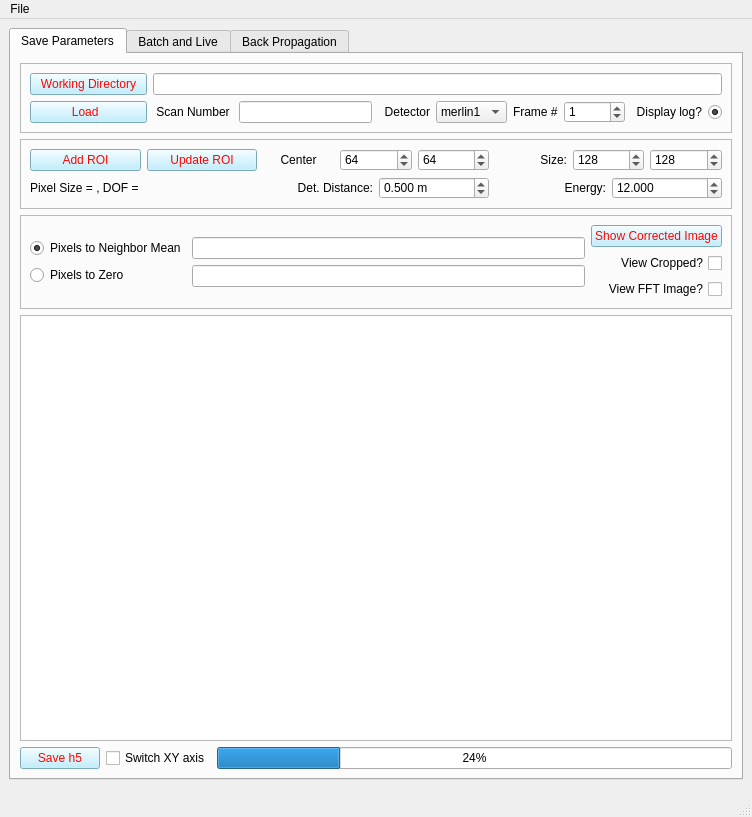
<?xml version="1.0" encoding="UTF-8"?>
<ui version="4.0">
 <class>MainWindow</class>
 <widget class="QMainWindow" name="MainWindow">
  <property name="geometry">
   <rect>
    <x>0</x>
    <y>0</y>
    <width>752</width>
    <height>817</height>
   </rect>
  </property>
  <property name="windowTitle">
   <string>MainWindow</string>
  </property>
  <property name="styleSheet">
   <string notr="true">font: 10pt &quot;Segoe UI&quot;;
</string>
  </property>
  <widget class="QWidget" name="centralwidget">
   <property name="styleSheet">
    <string notr="true">
QPushButton {
background-color: rgb(175, 236, 255);
color: rgb(255, 5,0);
}

QSlider::groove:horizontal {
border: 1px solid #bbb;
background: white;
height: 10px;
border-radius: 4px;
}

QSlider::sub-page:horizontal {
background: qlineargradient(x1: 0, y1: 0,    x2: 0, y2: 1,
    stop: 0 #66e, stop: 1 #bbf);
background: qlineargradient(x1: 0, y1: 0.2, x2: 1, y2: 1,
    stop: 0 #bbf, stop: 1 #55f);
border: 1px solid #777;
height: 10px;
border-radius: 4px;
}

QSlider::add-page:horizontal {
background: #fff;
border: 1px solid #777;
height: 10px;
border-radius: 4px;
}

QSlider::handle:horizontal {
background: qlineargradient(x1:0, y1:0, x2:1, y2:1,
    stop:0 #eee, stop:1 #ccc);
border: 1px solid #777;
width: 13px;
margin-top: -2px;
margin-bottom: -2px;
border-radius: 4px;
}

QSlider::handle:horizontal:hover {
background: qlineargradient(x1:0, y1:0, x2:1, y2:1,
    stop:0 #fff, stop:1 #ddd);
border: 1px solid #444;
border-radius: 2px;
}

QSlider::sub-page:horizontal:disabled {
background: #bbb;
border-color: #999;
}

QSlider::add-page:horizontal:disabled {
background: #eee;
border-color: #999;
}

QSlider::handle:horizontal:disabled {
background: #eee;
border: 1px solid #aaa;
border-radius: 4px;
}

</string>
   </property>
   <layout class="QGridLayout" name="gridLayout_34">
    <item row="0" column="0">
     <widget class="QTabWidget" name="tabWidget">
      <property name="enabled">
       <bool>true</bool>
      </property>
      <property name="sizePolicy">
       <sizepolicy hsizetype="Preferred" vsizetype="MinimumExpanding">
        <horstretch>0</horstretch>
        <verstretch>0</verstretch>
       </sizepolicy>
      </property>
      <property name="currentIndex">
       <number>0</number>
      </property>
      <widget class="QWidget" name="ParameterTab">
       <attribute name="title">
        <string>Save Parameters</string>
       </attribute>
       <layout class="QGridLayout" name="gridLayout_33">
        <item row="4" column="2">
         <widget class="QProgressBar" name="h5_save_pbar">
          <property name="value">
           <number>24</number>
          </property>
         </widget>
        </item>
        <item row="4" column="0">
         <widget class="QPushButton" name="pb_save_ptycho_h5">
          <property name="text">
           <string>Save h5</string>
          </property>
         </widget>
        </item>
        <item row="3" column="0" colspan="3">
         <widget class="GraphicsLayoutWidget" name="image_view">
          <property name="sizePolicy">
           <sizepolicy hsizetype="Expanding" vsizetype="Expanding">
            <horstretch>0</horstretch>
            <verstretch>0</verstretch>
           </sizepolicy>
          </property>
         </widget>
        </item>
        <item row="0" column="0" colspan="3">
         <widget class="QFrame" name="frame">
          <property name="frameShape">
           <enum>QFrame::StyledPanel</enum>
          </property>
          <property name="frameShadow">
           <enum>QFrame::Raised</enum>
          </property>
          <layout class="QGridLayout" name="gridLayout_16">
           <item row="0" column="0">
            <layout class="QGridLayout" name="gridLayout_10">
             <item row="0" column="0">
              <layout class="QGridLayout" name="gridLayout_9">
               <item row="0" column="0">
                <widget class="QPushButton" name="pb_wd">
                 <property name="text">
                  <string>  Working Directory  </string>
                 </property>
                </widget>
               </item>
               <item row="1" column="0">
                <widget class="QPushButton" name="pb_load_data">
                 <property name="text">
                  <string>          Load            </string>
                 </property>
                </widget>
               </item>
              </layout>
             </item>
             <item row="0" column="1">
              <layout class="QGridLayout" name="gridLayout_5">
               <item row="0" column="0">
                <widget class="QLineEdit" name="le_wd">
                 <property name="sizePolicy">
                  <sizepolicy hsizetype="Preferred" vsizetype="Fixed">
                   <horstretch>0</horstretch>
                   <verstretch>0</verstretch>
                  </sizepolicy>
                 </property>
                </widget>
               </item>
               <item row="1" column="0">
                <layout class="QGridLayout" name="gridLayout_8">
                 <item row="0" column="1">
                  <layout class="QGridLayout" name="gridLayout_7">
                   <item row="0" column="1">
                    <widget class="QComboBox" name="cb_detector">
                     <property name="sizePolicy">
                      <sizepolicy hsizetype="MinimumExpanding" vsizetype="Fixed">
                       <horstretch>0</horstretch>
                       <verstretch>0</verstretch>
                      </sizepolicy>
                     </property>
                     <item>
                      <property name="text">
                       <string>merlin1</string>
                      </property>
                     </item>
                     <item>
                      <property name="text">
                       <string>merlin2</string>
                      </property>
                     </item>
                    </widget>
                   </item>
                   <item row="0" column="0">
                    <widget class="QLabel" name="label_4">
                     <property name="text">
                      <string>  Detector</string>
                     </property>
                     <property name="alignment">
                      <set>Qt::AlignRight|Qt::AlignTrailing|Qt::AlignVCenter</set>
                     </property>
                    </widget>
                   </item>
                   <item row="0" column="4">
                    <widget class="QRadioButton" name="rb_log_display">
                     <property name="layoutDirection">
                      <enum>Qt::RightToLeft</enum>
                     </property>
                     <property name="text">
                      <string>Display log?</string>
                     </property>
                     <property name="checked">
                      <bool>true</bool>
                     </property>
                     <property name="autoExclusive">
                      <bool>false</bool>
                     </property>
                    </widget>
                   </item>
                   <item row="0" column="3">
                    <widget class="QSpinBox" name="sb_det_frame_num">
                     <property name="maximum">
                      <number>99999</number>
                     </property>
                     <property name="value">
                      <number>1</number>
                     </property>
                    </widget>
                   </item>
                   <item row="0" column="2">
                    <widget class="QLabel" name="label_8">
                     <property name="text">
                      <string>Frame #</string>
                     </property>
                    </widget>
                   </item>
                  </layout>
                 </item>
                 <item row="0" column="0">
                  <layout class="QGridLayout" name="gridLayout_4">
                   <item row="0" column="0">
                    <widget class="QLabel" name="label">
                     <property name="text">
                      <string> Scan Number </string>
                     </property>
                     <property name="alignment">
                      <set>Qt::AlignRight|Qt::AlignTrailing|Qt::AlignVCenter</set>
                     </property>
                    </widget>
                   </item>
                   <item row="0" column="1">
                    <widget class="QLineEdit" name="le_scan_num"/>
                   </item>
                  </layout>
                 </item>
                </layout>
               </item>
              </layout>
             </item>
            </layout>
           </item>
          </layout>
         </widget>
        </item>
        <item row="1" column="0" colspan="3">
         <widget class="QFrame" name="frame_2">
          <property name="frameShape">
           <enum>QFrame::StyledPanel</enum>
          </property>
          <property name="frameShadow">
           <enum>QFrame::Raised</enum>
          </property>
          <layout class="QGridLayout" name="gridLayout_36">
           <item row="0" column="0">
            <layout class="QGridLayout" name="gridLayout_35">
             <item row="0" column="0">
              <layout class="QGridLayout" name="gridLayout_31">
               <item row="0" column="0">
                <widget class="QPushButton" name="pb_add_roi">
                 <property name="sizePolicy">
                  <sizepolicy hsizetype="Preferred" vsizetype="Preferred">
                   <horstretch>0</horstretch>
                   <verstretch>0</verstretch>
                  </sizepolicy>
                 </property>
                 <property name="text">
                  <string>Add ROI</string>
                 </property>
                </widget>
               </item>
               <item row="0" column="1">
                <widget class="QPushButton" name="pb_updateROI">
                 <property name="text">
                  <string>Update ROI</string>
                 </property>
                </widget>
               </item>
              </layout>
             </item>
             <item row="1" column="0">
              <widget class="QLabel" name="label_re_dof">
               <property name="text">
                <string>Pixel Size = , DOF = </string>
               </property>
              </widget>
             </item>
            </layout>
           </item>
           <item row="0" column="1">
            <layout class="QGridLayout" name="gridLayout_6">
             <item row="0" column="0">
              <layout class="QGridLayout" name="gridLayout_2">
               <item row="0" column="0">
                <widget class="QLabel" name="label_2">
                 <property name="text">
                  <string>Center</string>
                 </property>
                 <property name="alignment">
                  <set>Qt::AlignCenter</set>
                 </property>
                </widget>
               </item>
               <item row="0" column="1">
                <widget class="QSpinBox" name="sb_roi_xpos">
                 <property name="sizePolicy">
                  <sizepolicy hsizetype="Preferred" vsizetype="Fixed">
                   <horstretch>0</horstretch>
                   <verstretch>0</verstretch>
                  </sizepolicy>
                 </property>
                 <property name="maximum">
                  <number>500</number>
                 </property>
                 <property name="value">
                  <number>64</number>
                 </property>
                </widget>
               </item>
               <item row="0" column="2">
                <widget class="QSpinBox" name="sb_roi_ypos">
                 <property name="sizePolicy">
                  <sizepolicy hsizetype="Preferred" vsizetype="Fixed">
                   <horstretch>0</horstretch>
                   <verstretch>0</verstretch>
                  </sizepolicy>
                 </property>
                 <property name="maximum">
                  <number>500</number>
                 </property>
                 <property name="value">
                  <number>64</number>
                 </property>
                </widget>
               </item>
              </layout>
             </item>
             <item row="1" column="0">
              <layout class="QGridLayout" name="gridLayout_11">
               <item row="0" column="0">
                <widget class="QLabel" name="label_5">
                 <property name="text">
                  <string>Det. Distance:</string>
                 </property>
                 <property name="alignment">
                  <set>Qt::AlignRight|Qt::AlignTrailing|Qt::AlignVCenter</set>
                 </property>
                </widget>
               </item>
               <item row="0" column="1">
                <widget class="QDoubleSpinBox" name="dsb_det_dist_m">
                 <property name="suffix">
                  <string> m</string>
                 </property>
                 <property name="decimals">
                  <number>3</number>
                 </property>
                 <property name="minimum">
                  <double>0.200000000000000</double>
                 </property>
                 <property name="maximum">
                  <double>10.000000000000000</double>
                 </property>
                 <property name="singleStep">
                  <double>0.100000000000000</double>
                 </property>
                 <property name="value">
                  <double>0.500000000000000</double>
                 </property>
                </widget>
               </item>
              </layout>
             </item>
            </layout>
           </item>
           <item row="0" column="2">
            <layout class="QGridLayout" name="gridLayout_30">
             <item row="0" column="0">
              <layout class="QGridLayout" name="gridLayout_3">
               <item row="0" column="0">
                <widget class="QLabel" name="label_3">
                 <property name="text">
                  <string>Size:</string>
                 </property>
                 <property name="alignment">
                  <set>Qt::AlignRight|Qt::AlignTrailing|Qt::AlignVCenter</set>
                 </property>
                </widget>
               </item>
               <item row="0" column="2">
                <widget class="QSpinBox" name="sb_roi_ysize">
                 <property name="sizePolicy">
                  <sizepolicy hsizetype="Preferred" vsizetype="Fixed">
                   <horstretch>0</horstretch>
                   <verstretch>0</verstretch>
                  </sizepolicy>
                 </property>
                 <property name="maximum">
                  <number>500</number>
                 </property>
                 <property name="value">
                  <number>128</number>
                 </property>
                </widget>
               </item>
               <item row="0" column="1">
                <widget class="QSpinBox" name="sb_roi_xsize">
                 <property name="sizePolicy">
                  <sizepolicy hsizetype="Preferred" vsizetype="Fixed">
                   <horstretch>0</horstretch>
                   <verstretch>0</verstretch>
                  </sizepolicy>
                 </property>
                 <property name="maximum">
                  <number>500</number>
                 </property>
                 <property name="value">
                  <number>128</number>
                 </property>
                </widget>
               </item>
              </layout>
             </item>
             <item row="1" column="0">
              <layout class="QGridLayout" name="gridLayout_17">
               <item row="0" column="1">
                <widget class="QDoubleSpinBox" name="dsb_energy">
                 <property name="decimals">
                  <number>3</number>
                 </property>
                 <property name="minimum">
                  <double>0.100000000000000</double>
                 </property>
                 <property name="value">
                  <double>12.000000000000000</double>
                 </property>
                </widget>
               </item>
               <item row="0" column="0">
                <widget class="QLabel" name="label_6">
                 <property name="text">
                  <string>Energy:</string>
                 </property>
                 <property name="alignment">
                  <set>Qt::AlignRight|Qt::AlignTrailing|Qt::AlignVCenter</set>
                 </property>
                </widget>
               </item>
              </layout>
             </item>
            </layout>
           </item>
          </layout>
         </widget>
        </item>
        <item row="2" column="0" colspan="3">
         <widget class="QFrame" name="frame_3">
          <property name="frameShape">
           <enum>QFrame::StyledPanel</enum>
          </property>
          <property name="frameShadow">
           <enum>QFrame::Raised</enum>
          </property>
          <layout class="QGridLayout" name="gridLayout_32">
           <item row="0" column="0">
            <layout class="QGridLayout" name="gridLayout_14">
             <item row="0" column="0">
              <layout class="QGridLayout" name="gridLayout_12">
               <item row="0" column="0">
                <widget class="QRadioButton" name="rb_choose_hot">
                 <property name="sizePolicy">
                  <sizepolicy hsizetype="Preferred" vsizetype="Fixed">
                   <horstretch>0</horstretch>
                   <verstretch>0</verstretch>
                  </sizepolicy>
                 </property>
                 <property name="text">
                  <string>Pixels to Neighbor Mean</string>
                 </property>
                 <property name="checked">
                  <bool>true</bool>
                 </property>
                </widget>
               </item>
               <item row="1" column="0">
                <widget class="QRadioButton" name="rb_choose_outl">
                 <property name="sizePolicy">
                  <sizepolicy hsizetype="Preferred" vsizetype="Fixed">
                   <horstretch>0</horstretch>
                   <verstretch>0</verstretch>
                  </sizepolicy>
                 </property>
                 <property name="text">
                  <string>Pixels to Zero</string>
                 </property>
                </widget>
               </item>
              </layout>
             </item>
             <item row="0" column="1">
              <layout class="QGridLayout" name="gridLayout_13">
               <item row="0" column="0">
                <widget class="QLineEdit" name="le_hot_pixels">
                 <property name="sizePolicy">
                  <sizepolicy hsizetype="MinimumExpanding" vsizetype="Fixed">
                   <horstretch>0</horstretch>
                   <verstretch>0</verstretch>
                  </sizepolicy>
                 </property>
                </widget>
               </item>
               <item row="1" column="0">
                <widget class="QLineEdit" name="le_outl_pixels">
                 <property name="sizePolicy">
                  <sizepolicy hsizetype="Preferred" vsizetype="Fixed">
                   <horstretch>0</horstretch>
                   <verstretch>0</verstretch>
                  </sizepolicy>
                 </property>
                </widget>
               </item>
              </layout>
             </item>
            </layout>
           </item>
           <item row="0" column="1">
            <layout class="QGridLayout" name="gridLayout">
             <item row="0" column="0">
              <widget class="QPushButton" name="pb_show_corr_image">
               <property name="sizePolicy">
                <sizepolicy hsizetype="Fixed" vsizetype="Fixed">
                 <horstretch>0</horstretch>
                 <verstretch>0</verstretch>
                </sizepolicy>
               </property>
               <property name="text">
                <string>Show Corrected Image</string>
               </property>
              </widget>
             </item>
             <item row="1" column="0">
              <widget class="QCheckBox" name="cb_dspl_crop">
               <property name="sizePolicy">
                <sizepolicy hsizetype="Fixed" vsizetype="Fixed">
                 <horstretch>0</horstretch>
                 <verstretch>0</verstretch>
                </sizepolicy>
               </property>
               <property name="layoutDirection">
                <enum>Qt::RightToLeft</enum>
               </property>
               <property name="text">
                <string>View Cropped?</string>
               </property>
               <property name="checked">
                <bool>false</bool>
               </property>
              </widget>
             </item>
             <item row="2" column="0">
              <widget class="QCheckBox" name="cb_dspl_fft">
               <property name="sizePolicy">
                <sizepolicy hsizetype="Fixed" vsizetype="Fixed">
                 <horstretch>0</horstretch>
                 <verstretch>0</verstretch>
                </sizepolicy>
               </property>
               <property name="layoutDirection">
                <enum>Qt::RightToLeft</enum>
               </property>
               <property name="text">
                <string>View FFT Image?</string>
               </property>
              </widget>
             </item>
            </layout>
           </item>
          </layout>
         </widget>
        </item>
        <item row="4" column="1">
         <widget class="QCheckBox" name="ch_b_switch_xy">
          <property name="text">
           <string>Switch XY axis</string>
          </property>
         </widget>
        </item>
       </layout>
      </widget>
      <widget class="QWidget" name="BatchLiveTab">
       <property name="enabled">
        <bool>false</bool>
       </property>
       <attribute name="title">
        <string>Batch and Live</string>
       </attribute>
       <layout class="QGridLayout" name="gridLayout_21">
        <item row="0" column="0">
         <layout class="QGridLayout" name="gridLayout_18">
          <item row="0" column="0">
           <layout class="QGridLayout" name="gridLayout_15">
            <item row="0" column="0">
             <widget class="QPushButton" name="pb_load_param">
              <property name="enabled">
               <bool>false</bool>
              </property>
              <property name="text">
               <string>Load Parameter File</string>
              </property>
             </widget>
            </item>
            <item row="0" column="1">
             <widget class="QLineEdit" name="le_param_wd"/>
            </item>
           </layout>
          </item>
          <item row="0" column="1">
           <widget class="QCheckBox" name="checkBox">
            <property name="text">
             <string>Use Current</string>
            </property>
            <property name="checked">
             <bool>true</bool>
            </property>
           </widget>
          </item>
         </layout>
        </item>
        <item row="1" column="0">
         <layout class="QGridLayout" name="gridLayout_19">
          <item row="0" column="0">
           <widget class="QLabel" name="label_22">
            <property name="sizePolicy">
             <sizepolicy hsizetype="Fixed" vsizetype="Fixed">
              <horstretch>0</horstretch>
              <verstretch>0</verstretch>
             </sizepolicy>
            </property>
            <property name="text">
             <string>         Scan Range:</string>
            </property>
           </widget>
          </item>
          <item row="0" column="1">
           <widget class="QLineEdit" name="le_ptycho_batch_scan_nums">
            <property name="placeholderText">
             <string>1234-6789,3456,234-345</string>
            </property>
           </widget>
          </item>
          <item row="0" column="2">
           <widget class="QPushButton" name="pb_start_ptycho_batch">
            <property name="text">
             <string>Start Batch</string>
            </property>
           </widget>
          </item>
         </layout>
        </item>
        <item row="2" column="0">
         <widget class="QGroupBox" name="groupBox_2">
          <property name="enabled">
           <bool>false</bool>
          </property>
          <property name="title">
           <string>Live XRF Processing</string>
          </property>
          <layout class="QGridLayout" name="gridLayout_28">
           <item row="1" column="2">
            <layout class="QGridLayout" name="gridLayout_26">
             <item row="0" column="0">
              <widget class="QLabel" name="label_13">
               <property name="text">
                <string>      Buffer time     </string>
               </property>
              </widget>
             </item>
             <item row="0" column="1">
              <widget class="QSpinBox" name="sb_buffer_time">
               <property name="suffix">
                <string> seconds</string>
               </property>
               <property name="minimum">
                <number>1</number>
               </property>
               <property name="maximum">
                <number>100000</number>
               </property>
               <property name="singleStep">
                <number>10</number>
               </property>
               <property name="value">
                <number>200</number>
               </property>
              </widget>
             </item>
            </layout>
           </item>
           <item row="1" column="3">
            <widget class="QPushButton" name="pb_stop_live">
             <property name="text">
              <string>     Stop Live      </string>
             </property>
            </widget>
           </item>
           <item row="2" column="1" colspan="3">
            <layout class="QGridLayout" name="gridLayout_25">
             <property name="rightMargin">
              <number>20</number>
             </property>
             <item row="0" column="0">
              <layout class="QGridLayout" name="gridLayout_20">
               <item row="0" column="0">
                <widget class="QLabel" name="label_18">
                 <property name="text">
                  <string>Current Scan:</string>
                 </property>
                 <property name="alignment">
                  <set>Qt::AlignRight|Qt::AlignTrailing|Qt::AlignVCenter</set>
                 </property>
                </widget>
               </item>
               <item row="0" column="1">
                <widget class="QSpinBox" name="sb_scan_number">
                 <property name="sizePolicy">
                  <sizepolicy hsizetype="Preferred" vsizetype="Fixed">
                   <horstretch>0</horstretch>
                   <verstretch>0</verstretch>
                  </sizepolicy>
                 </property>
                 <property name="styleSheet">
                  <string notr="true">font: 75 20pt &quot;C059&quot;;</string>
                 </property>
                 <property name="readOnly">
                  <bool>true</bool>
                 </property>
                 <property name="buttonSymbols">
                  <enum>QAbstractSpinBox::NoButtons</enum>
                 </property>
                 <property name="maximum">
                  <number>9999999</number>
                 </property>
                 <property name="value">
                  <number>999999</number>
                 </property>
                </widget>
               </item>
              </layout>
             </item>
             <item row="1" column="0">
              <layout class="QGridLayout" name="gridLayout_24">
               <item row="0" column="1">
                <widget class="QSpinBox" name="sb_lastScanProcessed">
                 <property name="sizePolicy">
                  <sizepolicy hsizetype="Preferred" vsizetype="Fixed">
                   <horstretch>0</horstretch>
                   <verstretch>0</verstretch>
                  </sizepolicy>
                 </property>
                 <property name="styleSheet">
                  <string notr="true">font: 75 20pt &quot;C059&quot;;</string>
                 </property>
                 <property name="readOnly">
                  <bool>true</bool>
                 </property>
                 <property name="buttonSymbols">
                  <enum>QAbstractSpinBox::NoButtons</enum>
                 </property>
                 <property name="maximum">
                  <number>9999999</number>
                 </property>
                 <property name="value">
                  <number>999999</number>
                 </property>
                </widget>
               </item>
               <item row="0" column="0">
                <widget class="QLabel" name="label_19">
                 <property name="text">
                  <string>Last Processed: </string>
                 </property>
                 <property name="alignment">
                  <set>Qt::AlignRight|Qt::AlignTrailing|Qt::AlignVCenter</set>
                 </property>
                </widget>
               </item>
              </layout>
             </item>
            </layout>
           </item>
           <item row="1" column="0" colspan="2">
            <widget class="QPushButton" name="pb_live">
             <property name="enabled">
              <bool>false</bool>
             </property>
             <property name="styleSheet">
              <string notr="true"/>
             </property>
             <property name="text">
              <string>     Start Live    </string>
             </property>
            </widget>
           </item>
           <item row="2" column="0">
            <layout class="QGridLayout" name="gridLayout_27">
             <item row="0" column="0">
              <widget class="QLabel" name="lbl_live_sts_msg">
               <property name="text">
                <string>    Live is OFF    </string>
               </property>
               <property name="alignment">
                <set>Qt::AlignCenter</set>
               </property>
              </widget>
             </item>
             <item row="1" column="0">
              <widget class="QLabel" name="lbl_scan_status">
               <property name="sizePolicy">
                <sizepolicy hsizetype="Preferred" vsizetype="Minimum">
                 <horstretch>0</horstretch>
                 <verstretch>0</verstretch>
                </sizepolicy>
               </property>
               <property name="styleSheet">
                <string notr="true">font: 75 20pt &quot;DejaVu Sans&quot;;</string>
               </property>
               <property name="text">
                <string>idle</string>
               </property>
               <property name="alignment">
                <set>Qt::AlignCenter</set>
               </property>
              </widget>
             </item>
            </layout>
           </item>
           <item row="0" column="0">
            <widget class="QLabel" name="label_21">
             <property name="text">
              <string/>
             </property>
            </widget>
           </item>
          </layout>
         </widget>
        </item>
        <item row="3" column="0">
         <spacer name="verticalSpacer">
          <property name="orientation">
           <enum>Qt::Vertical</enum>
          </property>
          <property name="sizeHint" stdset="0">
           <size>
            <width>20</width>
            <height>40</height>
           </size>
          </property>
         </spacer>
        </item>
       </layout>
      </widget>
      <widget class="QWidget" name="BackPropogation">
       <attribute name="title">
        <string>Back Propagation</string>
       </attribute>
       <layout class="QGridLayout" name="gridLayout_29">
        <item row="0" column="0">
         <layout class="QGridLayout" name="gridLayout_23">
          <item row="0" column="0">
           <layout class="QGridLayout" name="gridLayout_22">
            <item row="0" column="0">
             <widget class="QPushButton" name="pb_load_probe">
              <property name="enabled">
               <bool>true</bool>
              </property>
              <property name="text">
               <string> Choose Probe File </string>
              </property>
             </widget>
            </item>
            <item row="0" column="1">
             <widget class="QLineEdit" name="le_probe_file"/>
            </item>
           </layout>
          </item>
          <item row="0" column="1">
           <widget class="QPushButton" name="pb_prob_prop_calc">
            <property name="text">
             <string> Start Calculation </string>
            </property>
           </widget>
          </item>
          <item row="0" column="2">
           <widget class="QPushButton" name="pb_save_prp_data">
            <property name="enabled">
             <bool>true</bool>
            </property>
            <property name="text">
             <string>Save results</string>
            </property>
           </widget>
          </item>
         </layout>
        </item>
        <item row="1" column="0">
         <widget class="GraphicsLayoutWidget" name="prp_canvas">
          <property name="sizePolicy">
           <sizepolicy hsizetype="Expanding" vsizetype="Expanding">
            <horstretch>0</horstretch>
            <verstretch>0</verstretch>
           </sizepolicy>
          </property>
         </widget>
        </item>
       </layout>
      </widget>
     </widget>
    </item>
    <item row="1" column="0">
     <widget class="QPlainTextEdit" name="pte_msg">
      <property name="sizePolicy">
       <sizepolicy hsizetype="Expanding" vsizetype="Ignored">
        <horstretch>0</horstretch>
        <verstretch>0</verstretch>
       </sizepolicy>
      </property>
     </widget>
    </item>
   </layout>
  </widget>
  <widget class="QMenuBar" name="menubar">
   <property name="geometry">
    <rect>
     <x>0</x>
     <y>0</y>
     <width>752</width>
     <height>29</height>
    </rect>
   </property>
   <widget class="QMenu" name="menuFile">
    <property name="title">
     <string>File</string>
    </property>
    <addaction name="actionLoad_Param"/>
    <addaction name="actionSave_Param"/>
   </widget>
   <addaction name="menuFile"/>
  </widget>
  <widget class="QStatusBar" name="statusbar"/>
  <action name="actionLoad_Param">
   <property name="text">
    <string>Load Parameters</string>
   </property>
  </action>
  <action name="actionSave_Param">
   <property name="text">
    <string>Save Parameters</string>
   </property>
  </action>
 </widget>
 <customwidgets>
  <customwidget>
   <class>GraphicsLayoutWidget</class>
   <extends>QGraphicsView</extends>
   <header>pyqtgraph</header>
  </customwidget>
 </customwidgets>
 <resources/>
 <connections/>
</ui>
